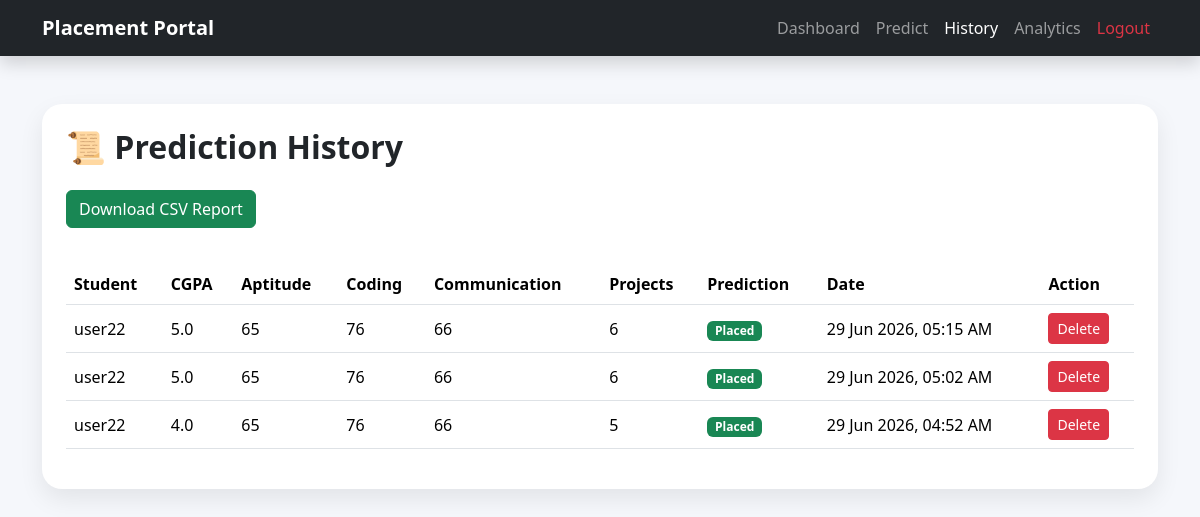
Page /history/ (signed in) on the earlier database version.
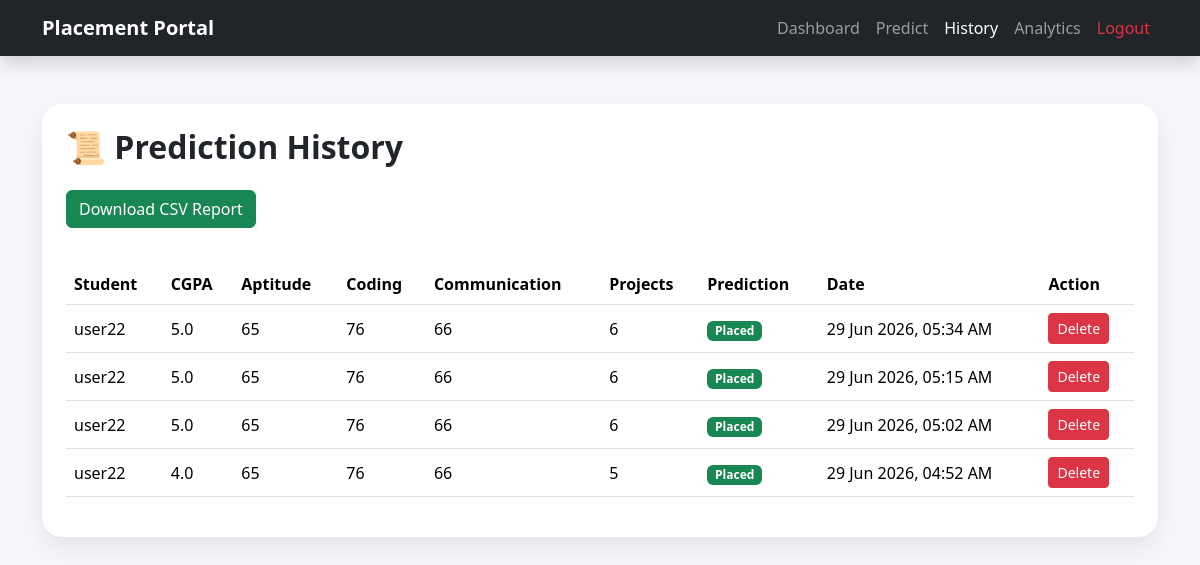
Same page on the later database version.
### students/models.py (models this page shows, shortened)
class PredictionHistory(models.Model):
    student = models.ForeignKey(
        Student,
        on_delete=models.CASCADE
    )
    cgpa = models.FloatField()
    aptitude = models.IntegerField()
    coding = models.IntegerField()
    communication = models.IntegerField()
    projects = models.IntegerField()
    prediction = models.CharField(max_length=20)
    created_at = models.DateTimeField(auto_now_add=True)

class Student(models.Model):
    user = models.OneToOneField(
        User,
        on_delete=models.CASCADE,
        null=True,
        blank=True
    )
    name = models.CharField(max_length=100)
    email = models.EmailField(unique=True)
    branch = models.CharField(max_length=50, blank=True)
    semester = models.IntegerField(default=0)
    cgpa = models.FloatField(default=0)
    aptitude = models.IntegerField(default=0)
    coding = models.IntegerField(default=0)
    communication = models.IntegerField(default=0)
    projects = models.IntegerField(default=0)

### students/views.py (the view)
# urls.py: path('history/', views.history, name='history'),
def history(request):
    student = Student.objects.filter(
        user=request.user
    ).first()
    history = PredictionHistory.objects.filter(
        student=student
    ).order_by('-created_at')
    return render(
        request,
        'history.html',
        {
            'history': history
        }
    )

### students/templates/history.html (shortened to what this page needs)
<!DOCTYPE html>
<html>
<head>
    <link href="https://cdn.jsdelivr.net/npm/bootstrap@5.3.3/dist/css/bootstrap.min.css"
          rel="stylesheet">
</head>
<body>
<nav class="navbar navbar-expand-lg navbar-dark bg-dark shadow">
    <div class="container">
        <a class="navbar-brand fw-bold"
           href="/dashboard/">
            Placement Portal
        </a>
        <div class="collapse navbar-collapse"
             id="navbarNav">
            <ul class="navbar-nav ms-auto">
                <li class="nav-item">
                    <a class="nav-link"
                       href="/dashboard/">
                        Dashboard
                    </a>
                </li>
                <li class="nav-item">
                    <a class="nav-link"
                       href="/predict/">
                        Predict
                    </a>
                </li>
                <li class="nav-item">
                  <a class="nav-link active text-white"
   href="/history/">
    History
</a>
                </li>
                <li class="nav-item">
                    <a class="nav-link"
                       href="/analytics/">
                        Analytics
                    </a>
                </li>
                <li class="nav-item">
                    <a class="nav-link text-danger"
                       href="/logout/">
                        Logout
                    </a>
                </li>
            </ul>
        </div>
    </div>
</nav>
<div class="container mt-5">
    <div class="history-card p-4">
    <h2 class="fw-bold mb-4">
    📜 Prediction History
</h2>
<a href="/export-csv/"
   class="btn btn-success mb-3 me-2">
   Download CSV Report
</a>
   <div class="table-responsive">
<table class="table table-hover align-middle">
        <tr>
            <th>Student</th>
            <th>CGPA</th>
            <th>Aptitude</th>
            <th>Coding</th>
            <th>Communication</th>
            <th>Projects</th>
            <th>Prediction</th>
            <th>Date</th>
            <th>Action</th>
        </tr>
        {% for item in history %}
        <tr>
            <td>{{ item.student.name }}</td>
            <td>{{ item.cgpa }}</td>
            <td>{{ item.aptitude }}</td>
            <td>{{ item.coding }}</td>
            <td>{{ item.communication }}</td>
            <td>{{ item.projects }}</td>
            <td>
                {% if item.prediction == "Placed" %}
                    <span class="badge bg-success">
                        Placed
                    </span>
                {% else %}
                    <span class="badge bg-danger">
                        Not Placed
                    </span>
                {% endif %}
            </td>
            <td>{{ item.created_at|date:"d M Y, h:i A" }}</td>
            <td>
  <a href="/delete-history/{{ item.id }}/"
   class="btn btn-danger btn-sm"
   onclick="return confirm('Delete this prediction?');">
    Delete
</a>
</td>
        </tr>
        {% endfor %}
    </table>
    </div>
    </div>
</div>
</body>
</html>

Differences in the rows shown:
added PredictionHistory: student.name "user22", cgpa "5.0", aptitude "65", coding "76", communication "66", projects "6", prediction "Placed", created_at "29 Jun 2026, 05:34 AM"
